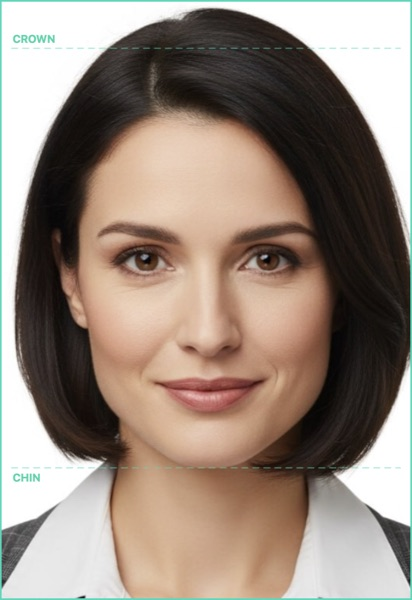
#> input picture apps/idpass-android/app/src/main/assets/guides/22x32.jpg, 412 x 600 px
$ python -i register_pairs.py   (imports and definitions only)   (older library calls are emulated)
#> lines starting #> are read from the running program, lines starting #| are printed output that depends on the picture
#!/usr/bin/env python3
"""register_pairs.py — RAW ↔ 규격 완성 JPG 정합 시험 (P0 게이트 재료). 읽기 전용.

각 표본 고객에 대해 세 정합을 독립으로 잰다(특징점 SIFT + RANSAC 닮음변환, cv2):
  A. spec → RAW        : 출고본이 원본의 어느 상자에서 잘렸나 (본 시험의 답)
  B. spec → master TIF : 규격 상자가 마스터 프레임 안 어디인가
  C. master → RAW      : 마스터 프레임이 원본의 어디인가 → 사이드카 .xmp 크롭과 대조
그리고 "사이드카 예측" = xmp 크롭(마스터 프레임) ∘ B 로 규격 상자를 RAW 위에 예측해 A와 비교한다.

RAW 현상: macOS `sips` (macOS 13 RAW 엔진, CR3/CR2 지원 — 11-04 실측 6000×4000 디코드 2.3s).
  내장 미리보기 JPEG 추출보다 sips를 택한 근거: 별도 파서 없이 전 해상도 디코드가 되고, 미리보기 해상도가
  기종별로 달라 좌표 환산이 흔들리는 문제를 피한다. 정합은 긴 변 PREVIEW_LONG px 축소본에서 하고 원본 px로 환산.

성공 판정(실행 전 고정 — README §정합 성공 기준):
  inlier ≥ 15 · inlier 비율 ≥ 0.20 · inlier 재투영 오차 중앙값 ≤ 6 px(원본 기준) ·
  상자 네 모서리가 원본 프레임 안(여유 3%) · 배율 0.05~2.0
산출(레포 밖): ~/.monkos/photo_judge/register_v0.jsonl (가명 id·수치만). stdout: 요약 표.
⚠️ 표본 이미지 사본·현상본은 ~/.monkos/photo_judge/tmp/ 에만 두고 끝나면 지운다.
"""
import argparse
import json
import math
import os
import random
import shutil
import statistics
import subprocess
import sys
import time
from collections import Counter, defaultdict

import cv2
import numpy as np
from PIL import Image

sys.path.insert(0, os.path.dirname(os.path.abspath(__file__)))
import build_manifest as bm  # noqa: E402

Image.MAX_IMAGE_PIXELS = None
PREVIEW_LONG = 2400
MASTER_LONG = 1400
TMP = os.path.join(bm.HOME, "tmp")
CRIT = {"min_inliers": 15, "min_ratio": 0.20, "max_med_px": 6.0, "frame_margin": 0.03,
        "scale_lo": 0.05, "scale_hi": 2.0}
SPEC_PRIORITY = ["여권", "증명", "민증운전", "운전민증", "민증", "운전", "미국비자", "중국비자", "사원증", "이력서"]


def gray(img):
    return cv2.cvtColor(img, cv2.COLOR_RGB2GRAY) if img.ndim == 3 else img


# [21 lines left out: functions load_pil, decode_raw, not called in this run]


_sift = None


def feats(img):
    global _sift
    if _sift is None:
        _sift = cv2.SIFT_create(nfeatures=12000, contrastThreshold=0.02)
    g = gray(img)
    g = cv2.createCLAHE(clipLimit=2.0, tileGridSize=(8, 8)).apply(g)
    return _sift.detectAndCompute(g, None)


# [30 lines left out: function register, not called in this run]


def corners(w, h):
    return np.float32([[0, 0], [w, 0], [w, h], [0, h]])


def apply(M, pts):
    M = np.asarray(M)
    return np.c_[pts, np.ones(len(pts))] @ M.T


# [187 lines left out: functions judge, ncc_check, xmp_rect_candidates, poly_err, pick_samples, main, not called in this run]


def q(v, p):
    return round(float(np.percentile(v, p)), 1) if v else None


# [19 lines left out: function summarize, not called in this run]


# [2 lines not run here, left out]

>>> import cv2
>>> picture = cv2.cvtColor(cv2.imread('../../apps/idpass-android/app/src/main/assets/guides/22x32.jpg'), cv2.COLOR_BGR2RGB)
>>> result = feats(picture)
#> in gray, `return cv2.cvtColor(img, cv2.COLOR_RGB2GRAY) if img.ndim == 3 else img`:
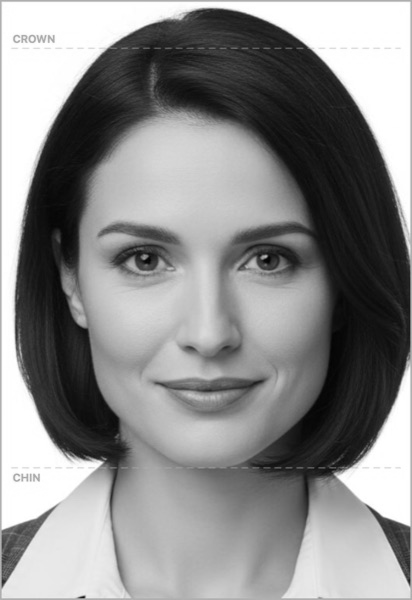
#> returned value: shape (600, 412); min 2, max 255, mean 139.4
#> in feats, `g = cv2.createCLAHE(clipLimit=2.0, tileGridSize=(8, 8)).apply(g)`:
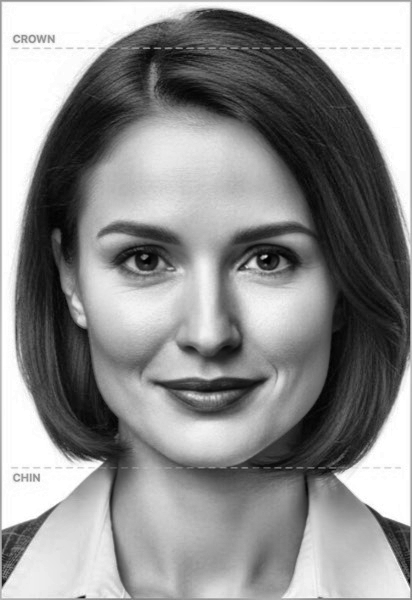
#> g: shape (600, 412); min 0, max 255, mean 143.2

$ run again, on apps/idpass-android/app/src/main/assets/images/be_f_1.jpg
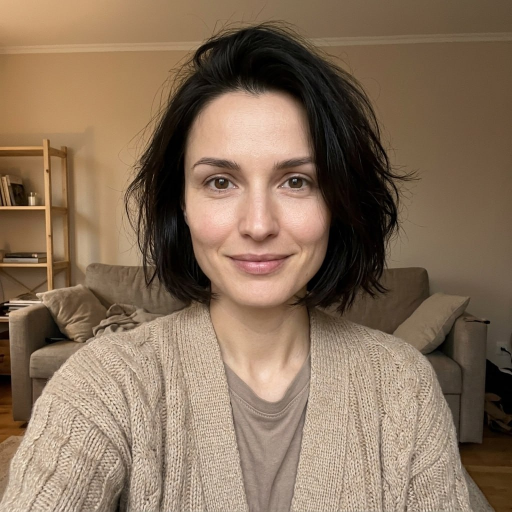
#> input picture apps/idpass-android/app/src/main/assets/images/be_f_1.jpg, 1024 x 1024 px (shown at 1/2 size)
#> in gray, `return cv2.cvtColor(img, cv2.COLOR_RGB2GRAY) if img.ndim == 3 else img`:
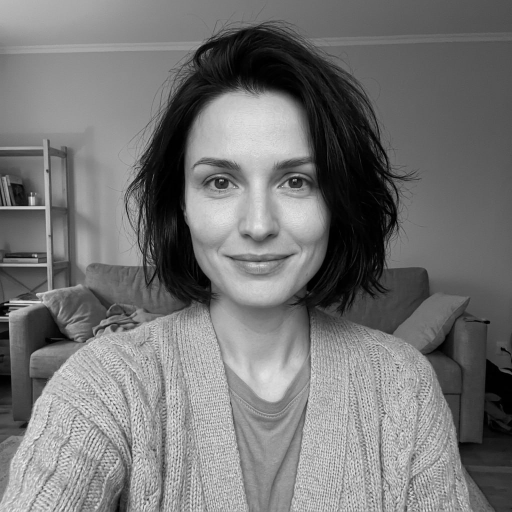
#> returned value: shape (1024, 1024) (shown at 1/2 size); min 0, max 247, mean 117
#> in feats, `g = cv2.createCLAHE(clipLimit=2.0, tileGridSize=(8, 8)).apply(g)`:
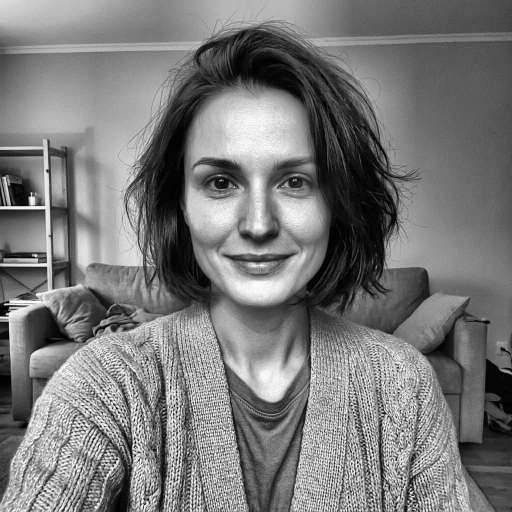
#> g: shape (1024, 1024) (shown at 1/2 size); min 0, max 254, mean 121.2

$ run again, on apps/idpass-android/app/src/main/assets/images/bg_cr_f_1.jpg
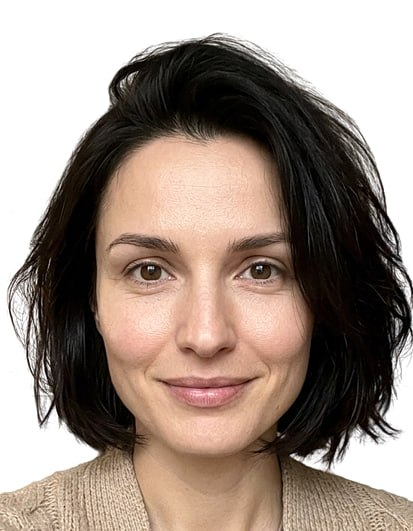
#> input picture apps/idpass-android/app/src/main/assets/images/bg_cr_f_1.jpg, 413 x 531 px
#> in gray, `return cv2.cvtColor(img, cv2.COLOR_RGB2GRAY) if img.ndim == 3 else img`:
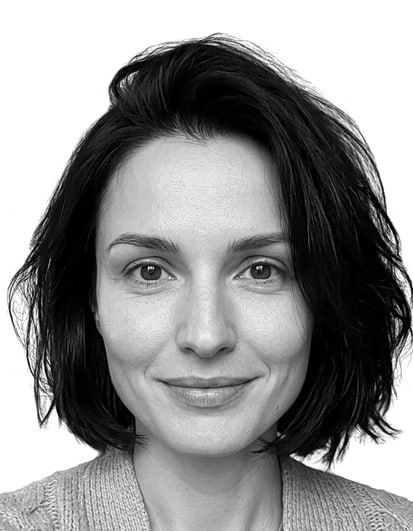
#> returned value: shape (531, 413); min 0, max 255, mean 145
#> in feats, `g = cv2.createCLAHE(clipLimit=2.0, tileGridSize=(8, 8)).apply(g)`:
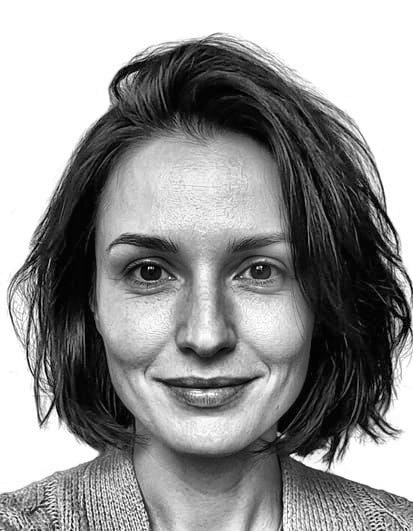
#> g: shape (531, 413); min 1, max 255, mean 147.8
